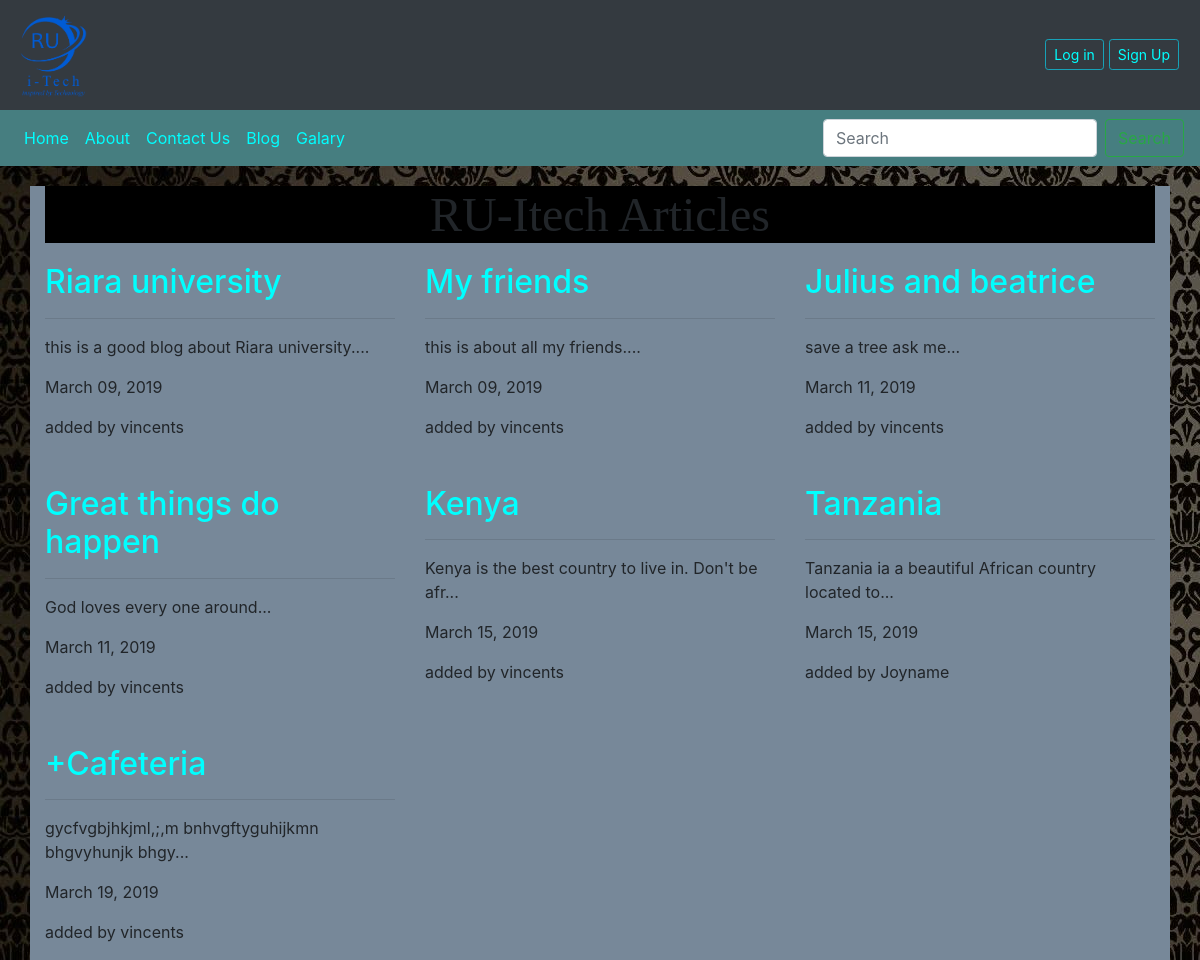
The page / on the database its author committed.
### articles/models.py (models this page shows, shortened)
class Article(models.Model):
    title= models.CharField(max_length=40)
    slug= models.SlugField(max_length=35)
    body=models.TextField()
    date=models.DateTimeField(auto_now_add=True)
    thumb = models.ImageField(default='default.png', blank=True)
    author = models.ForeignKey(User, default=None, on_delete=models.CASCADE)
    def snippet(self):
        return self.body[:50] + "..." #pylint : disable = unsubscriptable-object

### articles/views.py (the view)
# urls.py: url(r'^$', article_views.article_list, name="article-home"),
def article_list(request):
    articles=Article.objects.all().order_by('date') #pylint: disable=no-member
    return render(request, 'articles/article_list.html', {'articles':articles})

### articles/templates/articles/article_list.html
{% extends 'base_layout.html' %}
{% block content %}
<div class="wrapper">
  <h1 class="head"> RU-Itech Articles</h1>
</div>
<div class="articles">
  {% for article in articles %}
  <div class="article">
    <h2><a href="{% url 'articles:detail' slug=article.slug %}">{{ article.title }}</a></h2>
    <hr>
    <p>{{ article.snippet }}</p>
    <p>{{ article.date| date:"F d, Y" }}</p>
    <p class="author"> added by {{article.author.username}}</p>
  </div>
  {% endfor %}
</div>
{% endblock %}

### templates/base_layout.html (shortened to what this page needs)
{% load static from staticfiles %}
<!DOCTYPE html>
<head>
    <link rel="stylesheet" href="{% static 'styles.css' %}">
    <link rel="stylesheet" href="https://maxcdn.bootstrapcdn.com/bootstrap/4.0.0/css/bootstrap.min.css">
</head>
<body>
    <nav class="navbar navbar-expand-md navbar-light bg-dark flex-row">
        <a class="navbar-brand mr-auto" href="/">
            <img src="{% static 'itechlogo2.png' %}" class="img-fluid" alt="Responsive image" width="75" length="75">
        </a>
        <ul class="navbar-nav flex-row mr-lg-0">
            {% if user.is_authenticated %}
            <li class="nav-item">
                <a class="nav-link pr-2"><i class="fa fa-search"></i></a>
            </li>
            <li class="nav-item">
                <a class="nav-link pr-2"><i class="fa fa-facebook"></i></a>
            </li>
            <li class="nav-item dropdown">
                <a class="nav-link dropdown-toggle mr-3 mr-lg-0" id="navbarDropdownMenuLink" data-toggle="dropdown" aria-haspopup="true" aria-expanded="false"><i class="fa fa-user"></i><span class="caret"></span>
                </a>
                <div class="dropdown-menu dropdown-menu-right" aria-labelledby="navbarDropdownMenuLinkKaumba0">
                    <a class="dropdown-item" href="{% url 'accounts:profile' %}">My Profile</a>
                    <a class="dropdown-item" href="{% url 'articles:create' %}">+ New Post</a>
                    <form class="dropdown-item" action="{% url 'accounts:logout' %}" method="post">
                        {% csrf_token %}
                        <button class="btn btn-outline-info" type="submit">Logout</button>
                    </form>
            {% else %}
                    <a id="space-ok" class="btn btn-outline-info btn-sm btn-space" href="{% url 'accounts:login' %}">Log in</a>
                    <a class="btn btn-outline-info btn-sm btn-space" href="{% url 'accounts:signup' %}">Sign Up</a>
            {% endif %}
        </ul>
    </nav>
    <nav class="navbar navbar-expand-md navbar-light" style="background-color: #467e80 !important;"">
        <div class="collapse navbar-collapse" id="navbarSupportedContent">
            <ul class="navbar-nav mr-auto">
                <li class="nav-item">
                    <a class="nav-link" href="#">Home</a>
                </li>
                <li class="nav-item">
                    <a class="nav-link" href="#">About</a>
                </li>
                <li class="nav-item">
                    <a class="nav-link" href="#">Contact Us</a>
                </li>
                <li class="nav-item">
                    <a class="nav-link" href="#">Blog</a>
                </li>
                <li class="nav-item">
                    <a class="nav-link" href="#">Galary</a>
                </li>
            </ul>
            <form class="form-inline my-2 my-lg-0" role="search" method="get" action="#">
                <input class="form-control mr-sm-2" type="text" placeholder="Search">
                <button class="btn btn-outline-success my-2 my-sm-0" type="submit">Search</button>
            </form>
        </div>
    </nav>
    <div class="container">
      {% block content %}{% endblock %}
    </div>
</body>
</html>

### assets/styles.css (style rules this page uses)
body { margin: 0; font-family: -apple-system,BlinkMacSystemFont,"Segoe UI",Roboto,"Helvetica Neue",Arial,sans-serif,"Apple Color Emoji","Segoe UI Emoji","Segoe UI Symbol"; font-size: 1rem; font-weight: 400; line-height: 1.5; color: darkblue; text-align: left; background-image: url(/static/image.jpg); }
a, a:visited, a:hover { text-decoration: none !important; }
a { color: aqua !important; text-decoration: none !important; background-color: transparent !important; }
#navbarSupportedContent .nav-item { text-decoration-color: white !important; }
.wrapper .head { text-align: center !important; margin-bottom: 20px; font-size: 3em; font-family: ubuntu; font-variant: s; font-weight: 200; background-color: black; }
.container { max-width: 1140px !important; margin-top: 20px !important; align-items: center !important; justify-content: center !important; background-color: lightslategray !important; background: rgba(104, 126, 136, 0.7); }
.articles { display: grid; grid-template-columns: 1fr 1fr 1fr; grid-gap: 30px; }
.btn-space { margin-right: 5px !important; }

### rows shown on the page
Article: title "Riara university", snippet "this is a good blog about Riara university....", date "March 09, 2019", author.username "vincents"
Article: title "My friends", snippet "this is about all my friends....", date "March 09, 2019", author.username "vincents"
Article: title "Julius and beatrice", snippet "save a tree ask me...", date "March 11, 2019", author.username "vincents"
Article: title "Great things do happen", snippet "God loves every one around...", date "March 11, 2019", author.username "vincents"
Article: title "Kenya", snippet "Kenya is the best country to live in. Don't be afr...", date "March 15, 2019", author.username "vincents"
Article: title "Tanzania", snippet "Tanzania ia a beautiful African country located to...", date "March 15, 2019", author.username "Joyname"
Article: title "+Cafeteria", snippet "gycfvgbjhkjml,;,m bnhvgftyguhijkmn bhgvyhunjk bhgy...", date "March 19, 2019", author.username "vincents"
